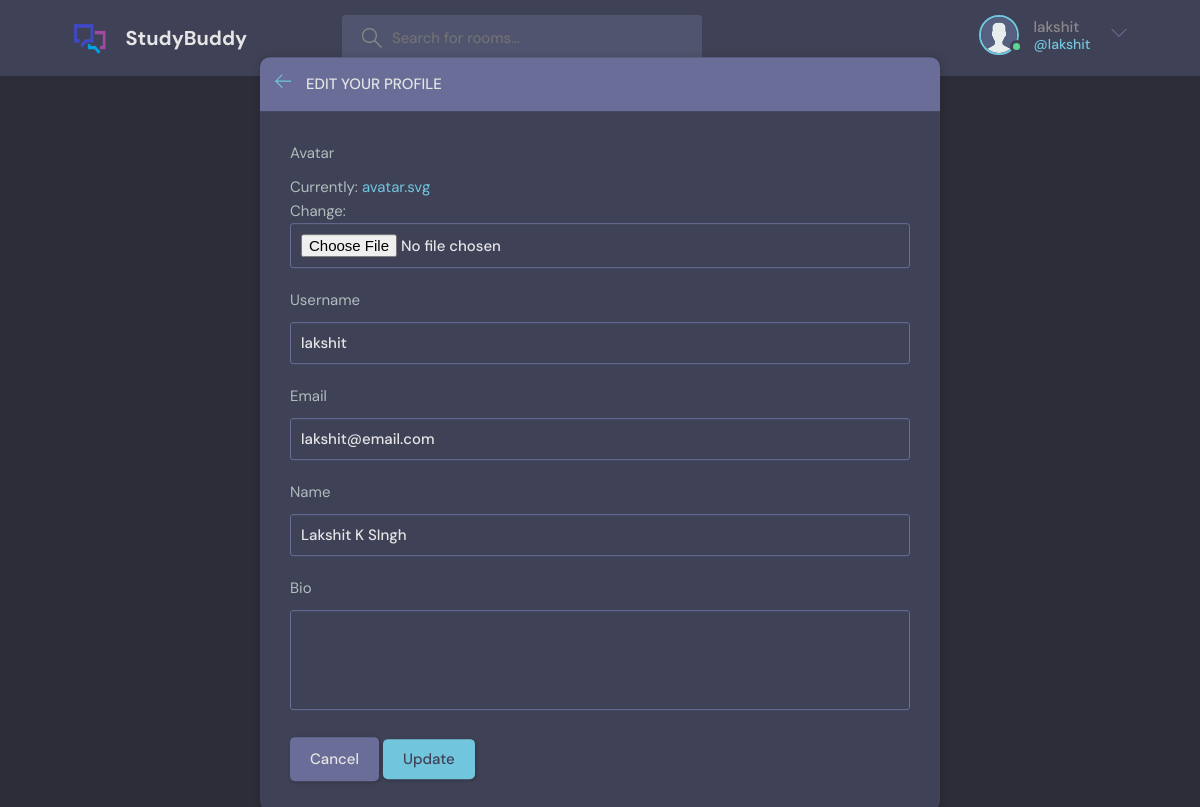
/update-user/ (signed in), run on an earlier commit of the app's database.
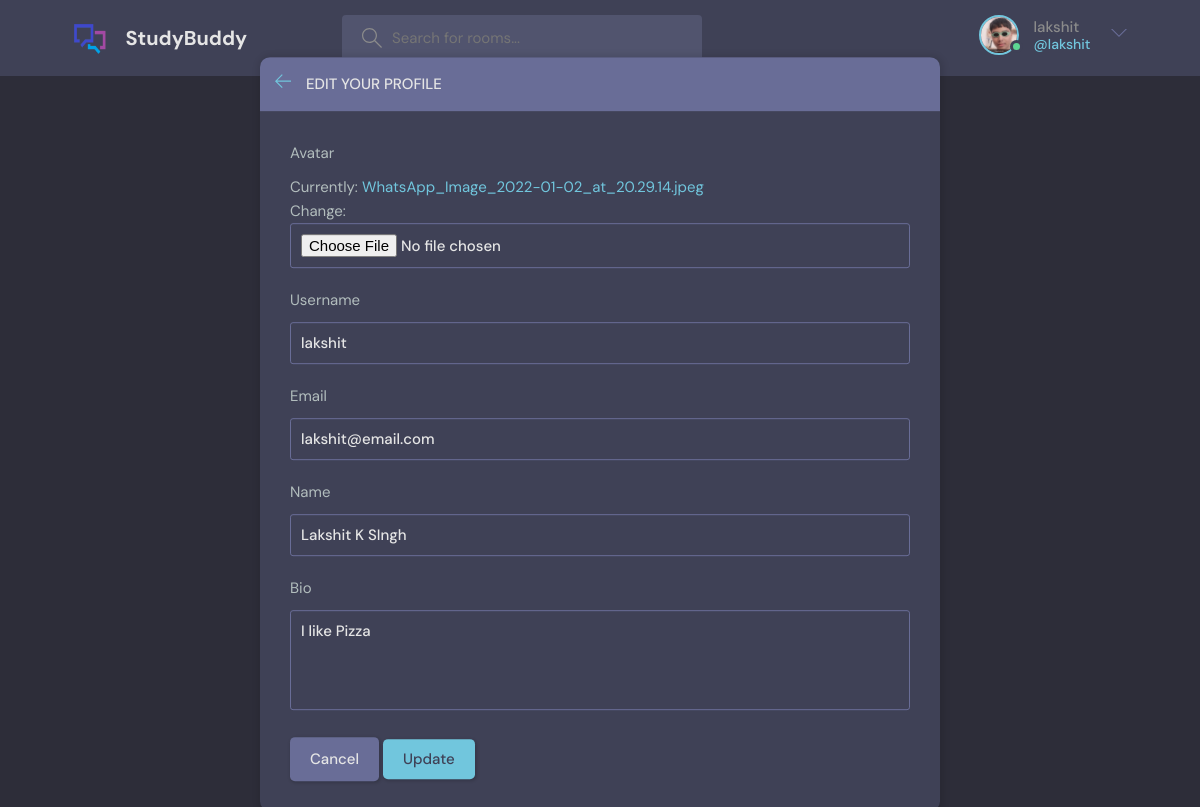
And on a later commit of the database.
### base/models.py (models this page shows)
class User(AbstractUser):
    name = models.CharField(max_length=200,null=True)
    email = models.EmailField(unique=True,null=True)
    bio= models.TextField(null=True)
    avatar = models.ImageField(null=True,default="avatar.svg")
    USERNAME_FIELD='email'
    REQUIRED_FIELDS = []

### base/views.py (the view)
# urls.py: path('update-user/',views.updateUser,name="update-user"),
@login_required(login_url='login')
def updateUser(request):
    user=request.user
    form = UserForm(instance=user)
    if request.method == 'POST':
        form = UserForm(request.POST,request.FILES, instance=user)
        if form.is_valid():
            form.save()
            return redirect('user-profile',pk=user.id)
    context = {'form':form}
    return render(request,'base/update-user.html',context)

### base/forms.py
class UserForm(ModelForm):
    class Meta:
        model = User
        fields=['avatar','username','email','name','bio']

### base/templates/base/update-user.html (shortened to what this page needs)
{% extends 'main.html' %}
{% block content %}
    <main class="update-account layout">
        <div class="container">
            <div class="layout__box">
                <div class="layout__boxHeader">
                    <div class="layout__boxTitle">
                        <a href="profile.html">
                            <svg version="1.1" xmlns="http://www.w3.org/2000/svg" width="32" height="32"
                                viewBox="0 0 32 32">
                                <title>arrow-left</title>
                                <path
                                    d="M13.723 2.286l-13.723 13.714 13.719 13.714 1.616-1.611-10.96-10.96h27.625v-2.286h-27.625l10.965-10.965-1.616-1.607z">
                                </path>
                            </svg>
                        </a>
                        <h3>Edit your profile</h3>
                    </div>
                </div>
                <div class="layout__body">
                    <form class="form" action="" method="POST" enctype="multipart/form-data">
                      {% for field in form %}
                        <div class="form__group">
                            <label for="profile_pic">{{ field.label }}</label>
                            {{field}}
                        </div>
                      {% endfor %}
                            <a class="btn btn--dark" href="{% url 'homepage' %}">Cancel</a>
                            <button class="btn btn--main" type="submit">Update</button>
                        </div>
                </div>
            </div>
    </main>
  </body>
  {% endblock content %}

### templates/navbar.html (shortened to what this page needs)
{% load static %}
<header class="header header--loggedIn">
    <div class="container">
      <a href="{% url 'homepage' %}" class="header__logo">
        <img src="{% static 'images/Logo.png' %}" />
        <h1>StudyBuddy</h1>
      </a>
      <form class="header__search" method="GET" action="{% url 'homepage' %}">
        <label>
          <input name="q" placeholder="Search for rooms..." />
        </label>
      </form>
      <nav class="header__menu">
        {% if request.user.is_authenticated %}
        <div class="header__user">
          <a href="{% url 'user-profile' request.user.id %}">
            <div class="avatar avatar--medium active">
                <img src={{request.user.avatar.url}} alt="User_logo"/>
            </div>
            <p>{{request.user.username}} <span>@{{request.user.username}}</span></p>
          </a>
          <button class="dropdown-button">
            <svg version="1.1" xmlns="http://www.w3.org/2000/svg" width="32" height="32" viewBox="0 0 32 32">
              <title>chevron-down</title>
              <path d="M16 21l-13-13h-3l16 16 16-16h-3l-13 13z"></path>
            </svg>
          </button>
        </div>
        {% else %}
        <a href="{% url 'login' %}">
            <img src="{% static 'images/avatar.svg' %}">
            <p>Login</p>
        </a>
        {% endif %}
      </nav>
    </div>
  </header>

What changed in the data, as far as the page shows it:
changed User "lakshit": user.avatar: picture added in place of a placeholder; bio (not shown) → "I like Pizza"
Also different on the page:
text no longer shown: "Currently: avatar.svg Change:"
text now shown: "Currently: WhatsApp_Image_2022-01-02_at_20.29.14.jpeg Change:"
